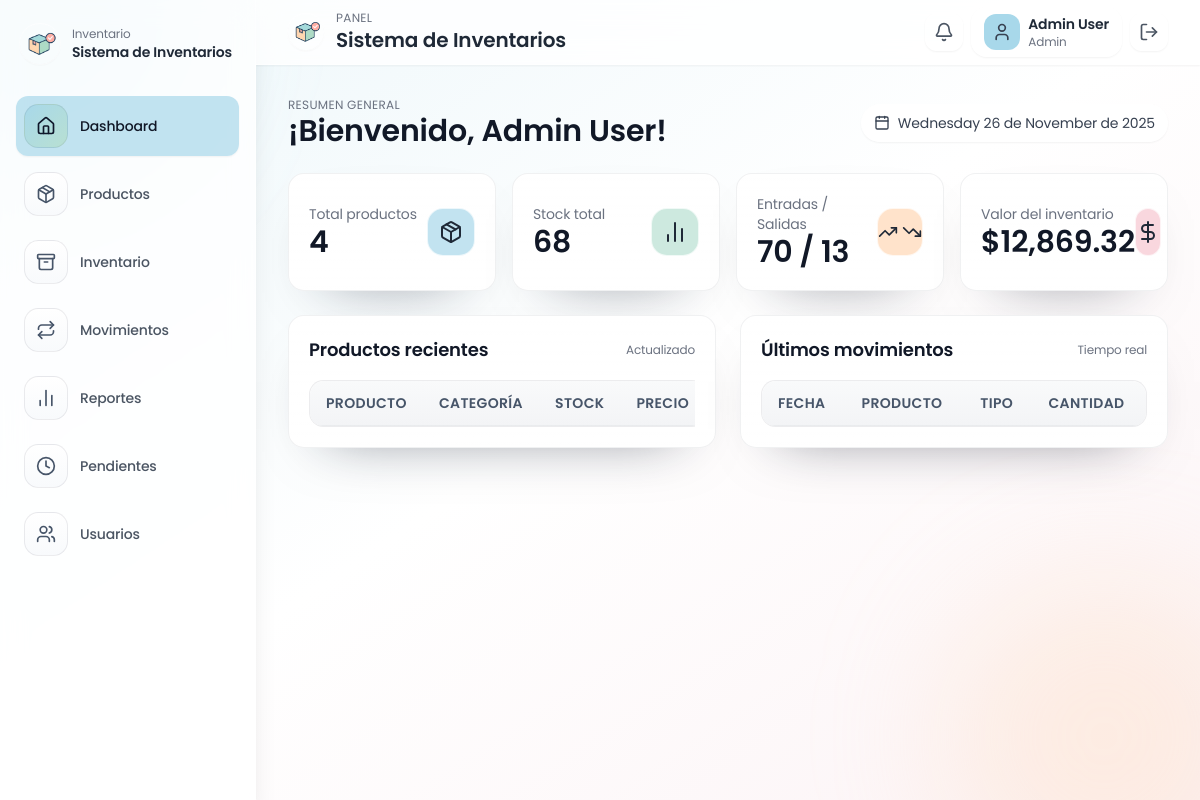
Page / (signed in) on the earlier database version.
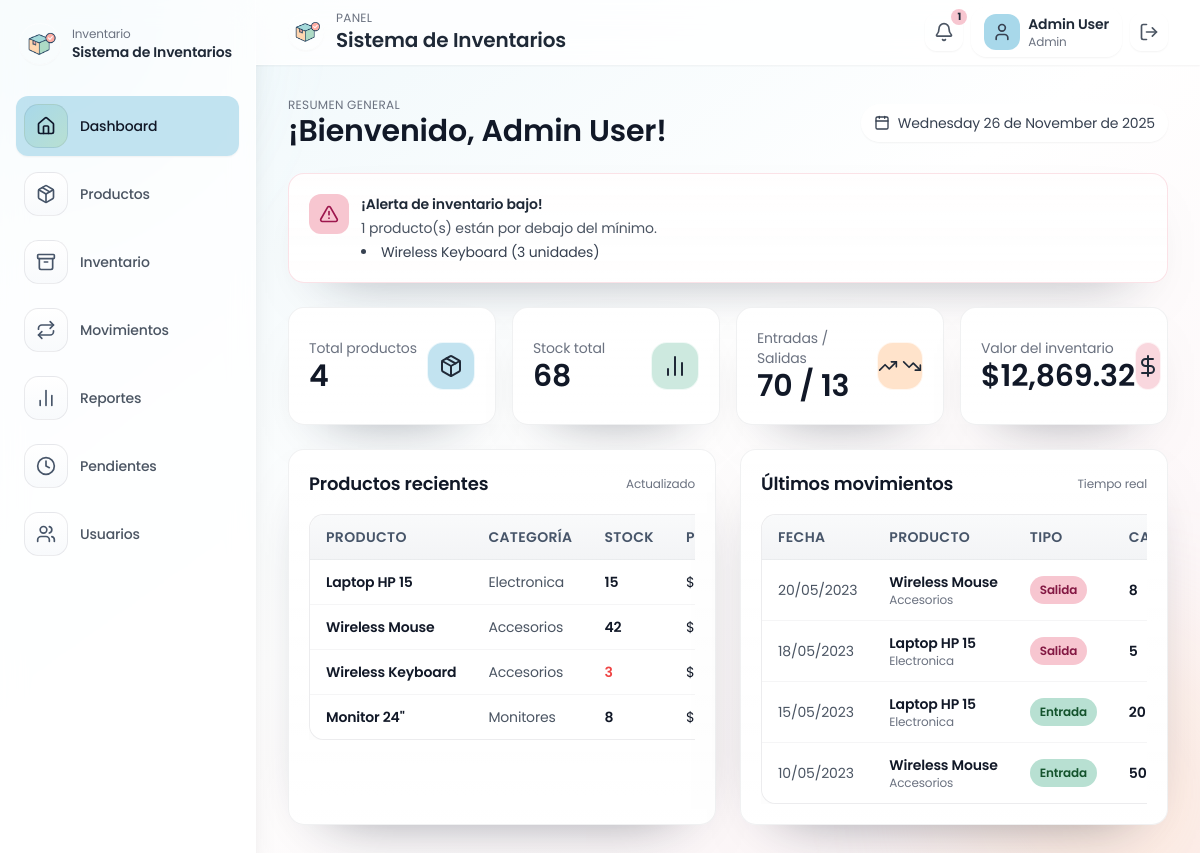
Same page on the later database version.
### tables this page shows
CREATE TABLE IF NOT EXISTS products (
    id INT AUTO_INCREMENT PRIMARY KEY,
    name VARCHAR(150) NOT NULL,
    description TEXT,
    category_id INT NOT NULL,
    price DECIMAL(10,2) NOT NULL DEFAULT 0,
    cost DECIMAL(10,2) NOT NULL DEFAULT 0,
    stock_quantity INT NOT NULL DEFAULT 0,
    min_stock_level INT NOT NULL DEFAULT 0,
    active TINYINT(1) NOT NULL DEFAULT 1,
    image_url TEXT,
    created_at DATETIME NOT NULL DEFAULT CURRENT_TIMESTAMP,
    CONSTRAINT fk_products_category FOREIGN KEY (category_id) REFERENCES categories(id) ON UPDATE CASCADE
);

CREATE TABLE IF NOT EXISTS categories (
    id INT AUTO_INCREMENT PRIMARY KEY,
    name VARCHAR(120) NOT NULL UNIQUE,
    created_at DATETIME NOT NULL DEFAULT CURRENT_TIMESTAMP
);

CREATE TABLE IF NOT EXISTS movements (
    id INT AUTO_INCREMENT PRIMARY KEY,
    product_id INT NOT NULL,
    type ENUM('in', 'out') NOT NULL,
    quantity INT NOT NULL,
    date DATETIME NOT NULL DEFAULT CURRENT_TIMESTAMP,
    notes VARCHAR(255) DEFAULT '',
    user_id INT NULL,
    status ENUM('pending', 'approved', 'rejected') NOT NULL DEFAULT 'pending',
    CONSTRAINT fk_movements_product FOREIGN KEY (product_id) REFERENCES products(id) ON DELETE CASCADE,
    CONSTRAINT fk_movements_user FOREIGN KEY (user_id) REFERENCES users(id) ON DELETE SET NULL
);

### app/Views/dashboard/index.php (the view)
<?php $user = auth_user(); ?>
<div class="max-w-7xl mx-auto space-y-6">
    <div class="flex flex-col sm:flex-row sm:items-center sm:justify-between gap-3">
        <div>
            <p class="text-xs uppercase tracking-wide text-gray-500">Resumen general</p>
            <h2 class="text-3xl font-semibold text-gray-900">
                ¡Bienvenido, <?= e($user['name'] ?? '') ?>!
            </h2>
        </div>
        <div class="inline-flex items-center gap-2 px-3 py-2 rounded-full bg-white/80 border border-white/70 shadow-sm text-sm text-gray-700">
            <i data-lucide="calendar" class="h-4 w-4"></i>
            <span><?= strftime('%A %d de %B de %Y') ?></span>
        </div>
    </div>
    <?php if (!empty($lowStock)): ?>
        <div class="card border border-pink-pastel/50 bg-pink-pastel/30">
            <div class="flex items-start gap-3">
                <div class="h-10 w-10 rounded-xl bg-pink-pastel flex items-center justify-center">
                    <i data-lucide="alert-triangle" class="h-5 w-5 text-pink-800"></i>
                </div>
                <div class="space-y-1">
                    <h3 class="text-sm font-semibold text-gray-800">¡Alerta de inventario bajo!</h3>
                    <p class="text-sm text-gray-600">
                        <?= count($lowStock) ?> producto(s) están por debajo del mínimo.
                    </p>
                    <ul class="mt-1 list-disc list-inside text-sm text-gray-700 space-y-1">
                        <?php foreach (array_slice($lowStock, 0, 3) as $p): ?>
                            <li><?= e($p['name']) ?> (<?= (int) $p['stock_quantity'] ?> unidades)</li>
                        <?php endforeach; ?>
                    </ul>
                </div>
            </div>
        </div>
    <?php endif; ?>
    <div class="grid grid-cols-1 md:grid-cols-2 lg:grid-cols-4 gap-4">
        <div class="card flex items-center justify-between">
            <div>
                <p class="text-sm text-gray-500">Total productos</p>
                <p class="text-3xl font-semibold text-gray-900"><?= $stats['total_products'] ?></p>
            </div>
            <span class="h-12 w-12 rounded-2xl bg-blue-pastel/70 border border-white/70 flex items-center justify-center">
                <i data-lucide="package" class="h-6 w-6 text-gray-800"></i>
            </span>
        </div>
        <div class="card flex items-center justify-between">
            <div>
                <p class="text-sm text-gray-500">Stock total</p>
                <p class="text-3xl font-semibold text-gray-900"><?= $stats['total_stock'] ?></p>
            </div>
            <span class="h-12 w-12 rounded-2xl bg-green-pastel/70 border border-white/70 flex items-center justify-center">
                <i data-lucide="bar-chart-2" class="h-6 w-6 text-gray-800"></i>
            </span>
        </div>
        <div class="card flex items-center justify-between">
            <div>
                <p class="text-sm text-gray-500">Entradas / Salidas</p>
                <p class="text-3xl font-semibold text-gray-900">
                    <?= $movementStats['incoming_qty'] ?> / <?= $movementStats['outgoing_qty'] ?>
                </p>
            </div>
            <span class="h-12 w-12 rounded-2xl bg-peach-pastel/70 border border-white/70 flex items-center justify-center">
                <div class="flex space-x-1">
                    <i data-lucide="trending-up" class="h-5 w-5 text-gray-800"></i>
                    <i data-lucide="trending-down" class="h-5 w-5 text-gray-800"></i>
                </div>
            </span>
        </div>
        <div class="card flex items-center justify-between">
            <div>
                <p class="text-sm text-gray-500">Valor del inventario</p>
                <p class="text-3xl font-semibold text-gray-900">$<?= number_format($stats['total_value'], 2) ?></p>
            </div>
            <span class="h-12 w-12 rounded-2xl bg-pink-pastel/70 border border-white/70 flex items-center justify-center">
                <i data-lucide="dollar-sign" class="h-6 w-6 text-gray-800"></i>
            </span>
        </div>
    </div>
    <div class="grid grid-cols-1 lg:grid-cols-2 gap-6">
        <div class="card">
            <div class="flex items-center justify-between mb-4">
                <h3 class="text-lg font-semibold text-gray-900">Productos recientes</h3>
                <span class="text-xs text-gray-500">Actualizado</span>
            </div>
            <div class="overflow-x-auto">
                <table class="table-soft min-w-full divide-y divide-gray-200 text-sm">
                    <thead>
                    <tr>
                        <th class="px-4 py-3 text-left uppercase tracking-wide">Producto</th>
                        <th class="px-4 py-3 text-left uppercase tracking-wide">Categoría</th>
                        <th class="px-4 py-3 text-left uppercase tracking-wide">Stock</th>
                        <th class="px-4 py-3 text-left uppercase tracking-wide">Precio</th>
                    </tr>
                    </thead>
                    <tbody class="bg-white divide-y divide-gray-100">
                    <?php foreach ($recentProducts as $product): ?>
                        <tr class="hover:bg-gray-50/80 transition-colors">
                            <td class="px-4 py-3 whitespace-nowrap">
                                <div class="text-sm font-semibold text-gray-900"><?= e($product['name']) ?></div>
                            </td>
                            <td class="px-4 py-3 whitespace-nowrap">
                                <div class="text-sm text-gray-600"><?= e($product['category']) ?></div>
                            </td>
                            <td class="px-4 py-3 whitespace-nowrap">
                                <div class="text-sm font-semibold <?= $product['stock_quantity'] <= $product['min_stock_level'] ? 'text-red-500' : 'text-gray-900' ?>">
                                    <?= (int) $product['stock_quantity'] ?>
                                </div>
                            </td>
                            <td class="px-4 py-3 whitespace-nowrap">
                                <div class="text-sm text-gray-900">$<?= number_format((float) $product['price'], 2) ?></div>
                            </td>
                        </tr>
                    <?php endforeach; ?>
                    </tbody>
                </table>
            </div>
        </div>
        <div class="card">
            <div class="flex items-center justify-between mb-4">
                <h3 class="text-lg font-semibold text-gray-900">Últimos movimientos</h3>
                <span class="text-xs text-gray-500">Tiempo real</span>
            </div>
            <div class="overflow-x-auto">
                <table class="table-soft min-w-full divide-y divide-gray-200 text-sm">
                    <thead>
                    <tr>
                        <th class="px-4 py-3 text-left uppercase tracking-wide">Fecha</th>
                        <th class="px-4 py-3 text-left uppercase tracking-wide">Producto</th>
                        <th class="px-4 py-3 text-left uppercase tracking-wide">Tipo</th>
                        <th class="px-4 py-3 text-left uppercase tracking-wide">Cantidad</th>
                    </tr>
                    </thead>
                    <tbody class="bg-white divide-y divide-gray-100">
                    <?php foreach ($recentMovements as $movement): ?>
                        <tr class="hover:bg-gray-50/80 transition-colors">
                            <td class="px-4 py-3 whitespace-nowrap">
                                <div class="text-sm text-gray-600">
                                    <?= date('d/m/Y', strtotime($movement['date'])) ?>
                                </div>
                            </td>
                            <td class="px-4 py-3 whitespace-nowrap">
                                <div class="text-sm font-semibold text-gray-900"><?= e($movement['product_name']) ?></div>
                                <div class="text-xs text-gray-500"><?= e($movement['product_category']) ?></div>
                            </td>
                            <td class="px-4 py-3 whitespace-nowrap">
                                <span class="px-2.5 py-1 inline-flex text-xs leading-5 font-semibold rounded-full <?= $movement['type'] === 'in' ? 'bg-green-pastel text-green-900' : 'bg-pink-pastel text-pink-900' ?>">
                                    <?= $movement['type'] === 'in' ? 'Entrada' : 'Salida' ?>
                                </span>
                            </td>
                            <td class="px-4 py-3 whitespace-nowrap">
                                <div class="text-sm font-semibold text-gray-900"><?= (int) $movement['quantity'] ?></div>
                            </td>
                        </tr>
                    <?php endforeach; ?>
                    </tbody>
                </table>
            </div>
        </div>
    </div>
</div>

### app/Views/layout.php (shortened to what the changed rows need)
<!DOCTYPE html>
<html lang="es">
<head>
    <script src="https://cdn.tailwindcss.com"></script>
    <link rel="stylesheet" href="<?= asset_url('styles.css') ?>">
</head>
<body class="relative min-h-screen overflow-hidden bg-gradient-to-br from-blue-pastel/20 via-white to-pink-pastel/20 font-sans text-gray-900">
    <div class="pointer-events-none absolute inset-0 overflow-hidden">
        <div class="absolute -left-24 -top-28 h-72 w-72 rounded-full bg-blue-pastel/30 blur-3xl"></div>
        <div class="absolute bottom-[-6rem] right-[-4rem] h-80 w-80 rounded-full bg-peach-pastel/30 blur-3xl"></div>
    </div>
    <div class="relative z-10 flex h-screen max-h-screen overflow-hidden">
        <?php include __DIR__ . '/partials/sidebar.php'; ?>
        <div class="flex-1 flex flex-col min-h-0 overflow-hidden">
            <?php include __DIR__ . '/partials/header.php'; ?>
            <main class="flex-1 min-h-0 overflow-x-hidden overflow-y-auto p-5 sm:p-8">
                <?= $content ?>
            </main>
        </div>
    </div>
</body>
</html>

### app/Views/partials/sidebar.php (shortened to what the changed rows need)
<?php
$user = auth_user();
$isAdmin = $user && ($user['role'] === 'admin');
$links = [
    ['path' => '/', 'icon' => 'home', 'label' => 'Dashboard'],
    ['path' => '/products', 'icon' => 'package', 'label' => 'Productos'],
    ['path' => '/inventory', 'icon' => 'archive', 'label' => 'Inventario'],
    ['path' => '/movements', 'icon' => 'repeat', 'label' => 'Movimientos'],
    ['path' => '/reports', 'icon' => 'bar-chart-2', 'label' => 'Reportes'],
];
if ($isAdmin) {
    $links[] = ['path' => '/movements/pending', 'icon' => 'clock', 'label' => 'Pendientes'];
    $links[] = ['path' => '/users', 'icon' => 'users', 'label' => 'Usuarios'];
}
?>
<aside class="bg-white/80 backdrop-blur-md border-r border-white/50 shadow-xl w-20 md:w-64 flex flex-col py-6 px-3 md:px-4">
    <div class="flex items-center justify-center md:justify-start gap-3 px-1 mb-8">
        <img src="<?= asset_url('img/logo.png') ?>" alt="Logo" class="h-10 w-10 object-contain rounded-full shadow-sm ring-1 ring-white/60">
        <div class="hidden md:block">
            <p class="text-xs text-gray-500">Inventario</p>
            <p class="text-sm font-semibold text-gray-800"><?= e(config('app.name')) ?></p>
        </div>
    </div>
    <nav class="space-y-2">
        <?php foreach ($links as $link): ?>
            <?php $isActive = rtrim(current_path(), '/') === rtrim($link['path'], '/'); ?>
            <a href="<?= base_url(ltrim($link['path'], '/')) ?>"
               class="group relative flex items-center gap-3 px-2 py-2 rounded-xl text-sm font-medium transition <?= $isActive ? 'bg-blue-pastel/70 text-gray-900 shadow-sm' : 'text-gray-600 hover:bg-white/70 hover:shadow-sm' ?>">
                <span class="sidebar-icon <?= $isActive ? 'active' : '' ?>">
                    <i data-lucide="<?= e($link['icon']) ?>" class="h-5 w-5"></i>
                </span>
                <span class="hidden md:inline"><?= e($link['label']) ?></span>
            </a>
        <?php endforeach; ?>
    </nav>
</aside>

### app/Views/partials/header.php (shortened to what the changed rows need)
<?php
$user = auth_user();
$lowStockCount = count(Product::lowStock());
?>
<header class="bg-white/80 backdrop-blur-md border-b border-white/50 shadow-sm z-10">
    <div class="max-w-7xl mx-auto px-4 sm:px-6 lg:px-8">
        <div class="flex justify-between h-16">
            <div class="flex items-center space-x-3">
                <img src="<?= asset_url('img/logo.png') ?>" alt="Logo" class="h-9 w-9 object-contain rounded-full shadow-sm ring-1 ring-white/60">
                <div>
                    <p class="text-xs uppercase tracking-wide text-gray-500">Panel</p>
                    <h1 class="text-xl font-semibold text-gray-800">
                        <?= e(config('app.name')) ?>
                    </h1>
                </div>
            </div>
            <div class="flex items-center space-x-2">
                <div class="relative">
                    <button class="p-2 rounded-xl text-gray-600 hover:text-gray-800 hover:bg-gray-50/80 border border-white/70 shadow-sm focus:outline-none focus:ring-2 focus:ring-blue-pastel">
                        <i data-lucide="bell" class="h-5 w-5"></i>
                        <?php if ($lowStockCount > 0): ?>
                            <span class="absolute -top-1 -right-1 block h-4 w-4 rounded-full bg-pink-pastel text-[10px] text-center font-bold text-gray-800">
                                <?= $lowStockCount ?>
                            </span>
                        <?php endif; ?>
                    </button>
                </div>
                <div class="flex items-center gap-2 bg-white/70 border border-white/80 rounded-2xl px-3 py-1.5 shadow-sm">
                    <div class="h-9 w-9 rounded-xl bg-blue-pastel flex items-center justify-center">
                        <i data-lucide="user" class="h-5 w-5 text-gray-700"></i>
                    </div>
                    <div class="leading-tight">
                        <div class="text-sm font-semibold text-gray-800">
                            <?= e($user['name'] ?? 'Invitado') ?>
                        </div>
                        <div class="text-xs text-gray-500 capitalize">
                            <?= e($user['role'] ?? '') ?>
                        </div>
                    </div>
                </div>
                <a href="<?= base_url('logout') ?>" class="p-2 rounded-xl text-gray-600 hover:text-gray-800 hover:bg-pink-pastel/60 border border-white/70 shadow-sm focus:outline-none focus:ring-2 focus:ring-pink-pastel">
                    <i data-lucide="log-out" class="h-5 w-5"></i>
                </a>
            </div>
        </div>
    </div>
</header>

Differences in the rows shown:
now on this page (row edited): products: name "Wireless Keyboard", stock_quantity "3", category.name "Accesorios"
now on this page (row edited): products: name "Laptop HP 15", category.name "Electronica", stock_quantity "15", shown under "Productos recientes"
now on this page (row edited): products: name "Wireless Mouse", category.name "Accesorios", stock_quantity "42", shown under "Productos recientes"
now on this page (row edited): products: name "Monitor 24\"", category.name "Monitores", stock_quantity "8", shown under "Productos recientes"
now on this page (row unchanged): movements: date "20/05/2023", product.name "Wireless Mouse", categories.name "Accesorios", type "Salida", quantity "8"
now on this page (row unchanged): movements: date "18/05/2023", product.name "Laptop HP 15", categories.name "Electronica", type "Salida", quantity "5"
now on this page (row unchanged): movements: date "15/05/2023", product.name "Laptop HP 15", categories.name "Electronica", type "Entrada", quantity "20"
now on this page (row unchanged): movements: date "10/05/2023", product.name "Wireless Mouse", categories.name "Accesorios", type "Entrada", quantity "50"
Other differences:
$lowStockCount: (not shown) → "1"
count($lowStock): (not shown) → "1"
text now shown: "¡Alerta de inventario bajo! producto(s) están por debajo del mínimo."
